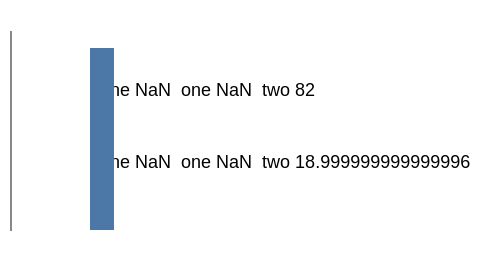

This figure's Vega-Lite source:
### Vega specification from a JSON file in a GitHub repository (floating-point values rounded to 4 significant figures)
{"$schema": "https://vega.github.io/schema/vega/v6.json", "description": "A domain of fewer than two values is still a scale. d3 builds one, places nothing through it and answers `NaN`: `domain([])` scales anything to `NaN`, and so does `domain([5])` — whose domain a linear scale's `zero` first pulls to `[0]`. Upstream therefore has a scale for a chart to name, and every `scale()` naming it answers `NaN`. This engine reported `needs at least two domain values` and built **no scale**, so the expressions below then reported an undefined scale as well and the chart lost its text to a diagnostic about something it had not got wrong — one refusal becoming four. `none` is the empty domain and `one` the single-valued one; `two` is an ordinary domain beside them, so the fixture says what the rule costs a chart that asked for nothing strange. The axes are drawn over all three because a scale that places nothing still has ticks to generate, and d3's answer for a domain of `[]` is no ticks at all while `[0]` gets exactly one. The single-valued domain has a **scale** here but no axis: upstream draws its tick and label at `y = NaN`, with finite `x`, and measures the surface 145 tall where this engine measures 140 — five pixels in the axis's own extent rather than in anything drawn, which is unexplained and is recorded in STATUS.md rather than guessed at. Everything else about that scale is compared here. The red rect is placed *through* the single-valued scale, so its `y` is `NaN`: upstream draws it and measures nothing from it, because `Bounds.union` is four bare comparisons and a comparison against `NaN` is false. NaN-propagating `min`/`max` functions differ, so one item at an impossible position made the whole surface `NaN` — which is the rule this mark is here to pin.", "width": 240, "height": 130, "padding": 5, "signals": [{"name": "none", "value": []}, {"name": "one", "value": [5]}], "data": [{"name": "t", "values": [{"k": "a", "v": 28}, {"k": "b", "v": 91}]}], "scales": [{"name": "yNone", "type": "linear", "domain": {"signal": "none"}, "range": [110, 10]}, {"name": "yOne", "type": "linear", "domain": {"signal": "one"}, "range": [110, 10]}, {"name": "yTwo", "type": "linear", "domain": [0, 100], "range": [110, 10]}], "axes": [{"orient": "left", "scale": "yNone", "tickCount": 3}], "marks": [{"type": "text", "from": {"data": "t"}, "encode": {"update": {"x": {"value": 40}, "y": {"signal": "20 + 16 * datum.v / 28"}, "text": {"signal": "'none ' + scale('yNone', datum.v) + '  one ' + scale('yOne', datum.v) + '  two ' + scale('yTwo', datum.v)"}, "fontSize": {"value": 9}, "baseline": {"value": "top"}}}}, {"type": "rect", "from": {"data": "t"}, "encode": {"update": {"x": {"value": 40}, "width": {"value": 12}, "y": {"scale": "yTwo", "field": "v"}, "y2": {"scale": "yTwo", "value": 0}, "fill": {"value": "#4c78a8"}}}}, {"type": "rect", "from": {"data": "t"}, "encode": {"update": {"x": {"value": 120}, "width": {"value": 20}, "y": {"scale": "yOne", "field": "v"}, "y2": {"value": 100}, "fill": {"value": "#e45756"}}}}]}
